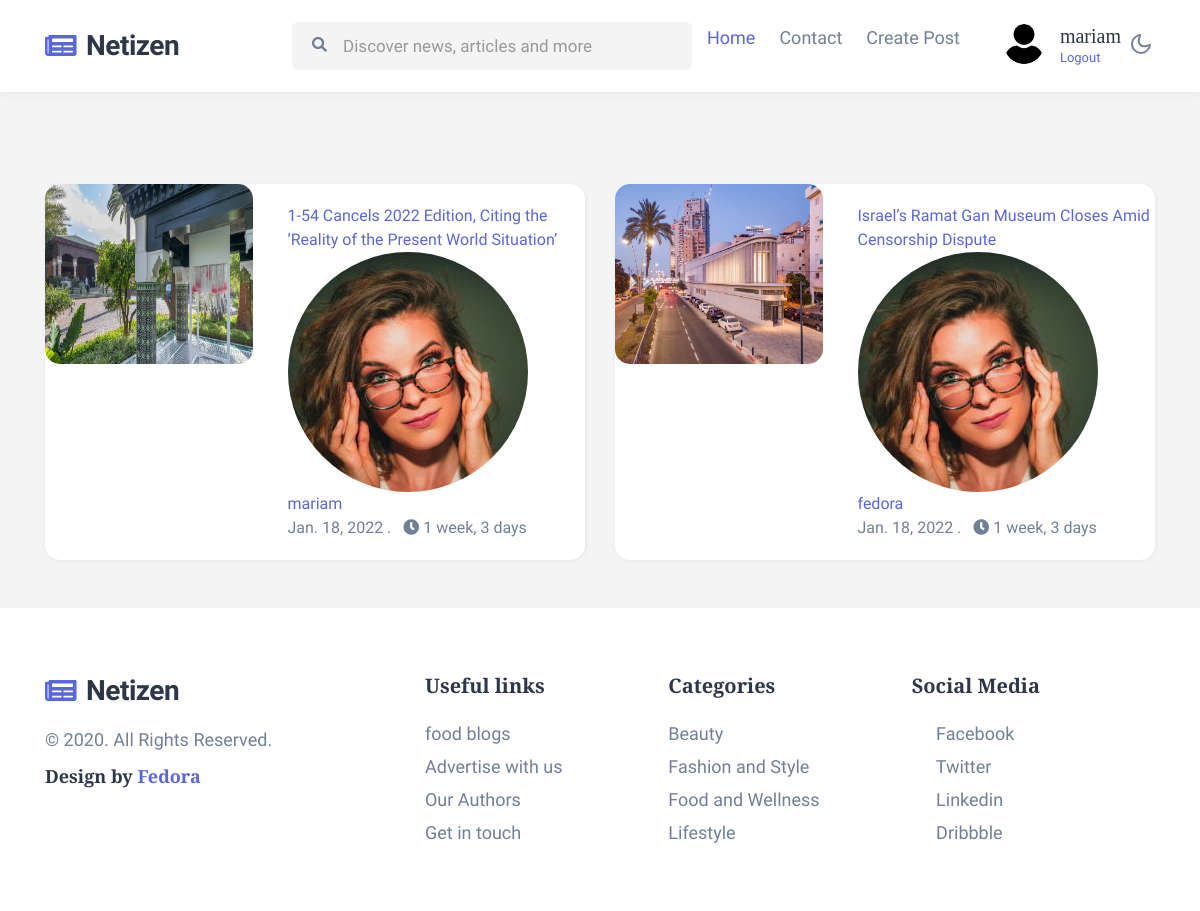
/category/1/ (signed in), run on the app's committed database.
### posts/models.py (models this page shows, shortened)
class Post(models.Model):
	category = models.ForeignKey(Category, on_delete=models.CASCADE )
	author = models.ForeignKey(User, related_name="author", on_delete=models.CASCADE, blank = True, null=True)
	title = models.CharField(max_length = 200)
	image = models.ImageField(blank = True, upload_to = 'images', null = True)
	details = RichTextField()
	liked = models.ManyToManyField(User, blank=True, related_name='liked')
	created = models.DateField(auto_now_add = True)
	updated = models.DateField(auto_now = True)

### home/views.py (the view)
# urls.py: path('category/<str:id>/', views.category, name = 'category'),
def category(request, id):
	user = request.user
	category = Post.objects.filter(category_id = id)
	category_count = Post.objects.filter(category_id = id).count()
	context = {
		'category':category,
		'user':user,
		'category_count':category_count,
	}
	return render(request, 'category.html', context)

### posts/templates/category.html
{% extends 'base.html' %}
{% block content %}
{% include 'temps/category_sort.html' %}
{% endblock %}

### home/templates/temps/header.html (shortened to what this page needs)
{% load static %}
<!doctype html>
<html lang="en">
<head>
	<link rel="stylesheet" href="{% static 'assets/css/style-starter.css' %}">
	<link href="https://cdnjs.cloudflare.com/ajax/libs/font-awesome/5.13.0/css/all.min.css" rel="stylesheet">
	<link rel="stylesheet" href="https://use.fontawesome.com/releases/v5.7.2/css/all.css"
>
</head>
<body>
	<header class="w3l-header">
		<div class="container">
			<nav class="navbar navbar-expand-lg navbar-light fill px-lg-0 py-0 px-sm-3 px-0">
				<a class="navbar-brand" href="/">
					<span class="fa fa-newspaper-o"></span> Netizen</a>
				<div class="collapse navbar-collapse" id="navbarSupportedContent"
					style="font-size: small; font-weight: 200;">
					<nav class="mx-auto">
						<div class="search-bar">
							<form class="search">
								<input type="search" class="search__input" name="search"
									placeholder="Discover news, articles and more" onload="equalWidth()" required>
								<span class="fa fa-search search__icon"></span>
							</form>
						</div>
					</nav>
					<ul class="navbar-nav">
						<li class="nav-item active">
							<a class="nav-link" href="/">Home</a>
						</li>
						<li class="nav-item @@contact__active">
							<a class="nav-link" href="contact.html">Contact</a>
						</li>
						{% if user.id is not None%}
						<li class="nav-item">
							<a class="nav-link" href="/article/addpost/">Create Post</a>
						</li>
						{% endif %}
						{% if user.id is not None%}
						<div class="header-author d-flex ml-lg-4 pl-2 mt-lg-0 mt-3">
							<div class="author align-items-center">
								<img src="{% static 'assets/images/user.png' %}" alt="" width="40px" class="img-fluid rounded-circle" />
							</div>
							<div class="align-self ml-3">
								<a href="#author">
									<h5>{{user.username}}</h5>
								</a>
								<a href="{% url 'logout' %}">Logout</a>
							</div>
						</div>
						{% else %}
							<li class="nav-item @@contact__active"><a class="nav-link" href="/profile/register">Join Netizen</a></li>
							<li class="nav-item @@contact__active"><a class="nav-link" href="/profile/login">Login</a></li>
						{% endif %}
					</ul>
				</div>
				<div class="mobile-position">
					<nav class="navigation">
						<div class="theme-switch-wrapper">
							<label class="theme-switch" for="checkbox">
								<div class="mode-container">
									<i class="gg-moon"></i>
								</div>
							</label>
						</div>
					</nav>
				</div>
		</div>
	</header>

### home/templates/temps/category_sort.html (shortened to what this page needs)
<div class="container py-lg-5 py-md-4">
    <div class="left-right">
    </div>
    <div class="row">
        {% if category_count == 0 %}
            <div >
                <h1>No FilterSet Found</h1>
            </div>
        {% else %}
        {% for x in category reversed %}
        <div class="col-lg-6">
            <div class="bg-clr-white hover-box">
                <div class="row">
                    <div class="col-sm-5 position-relative">
                        <a href="/article/postDetail/{{x.id}}" class="image-mobile">
                            <img class="card-img-bottom d-block radius-image-full" style="height: 180px;" src="{{x.image.url}}"
                                alt="Card image cap">
                        </a>
                    </div>
                    <div class="col-sm-7 card-body blog-details align-self">
                        <a href="/article/postDetail/{{x.id}}" class="blog-desc">{{x.title}}
                        </a>
                        <div class="author align-items-center">
                            <img src="assets/images/a1.jpg" alt="" class="img-fluid rounded-circle" />
                            <ul class="blog-meta">
                                <li>
                                    <a href="author.html">{{x.author}}</a> </a>
                                </li>
                                <li class="meta-item blog-lesson">
                                    <span class="meta-value"> {{x.created}} </span>. <span
                                        class="meta-value ml-2"><span class="fa fa-clock-o"></span> {{x.created|timesince}}</span>
                                </li>
                            </ul>
                        </div>
                    </div>
                </div>
            </div>
        </div>
    {% endfor %}
    {% endif %}
    </div>
</div>

### data on the page
Post: image (picture), title "1-54 Cancels 2022 Edition, Citing the ‘Reality of the Present World Situation’", author "mariam", created "Jan. 18, 2022", created "1 week, 3 days"
Post: image (picture), title "Israel’s Ramat Gan Museum Closes Amid Censorship Dispute", author "fedora", created "Jan. 18, 2022", created "1 week, 3 days"

### other printed values
{{ user.username }} "mariam"
